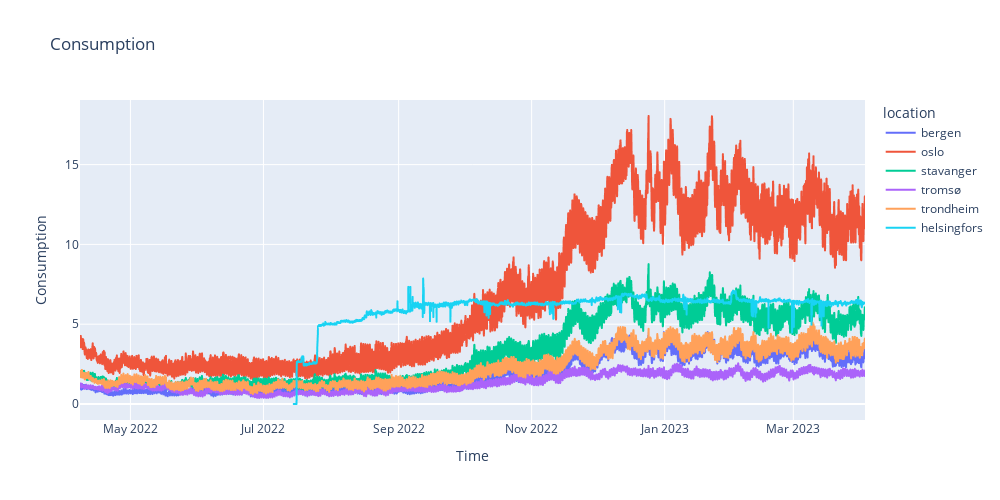

The cell this chart's notebook holds for it:
### Code cell
fig = px.line(df, x="time", y="consumption", color="location", labels={"consumption": "Consumption", "time": "Time"},
              title="Consumption", width=1000, height=500)

fig.show()

### Figure 1 — Plotly figure (JSON) as saved in the notebook; plotly's stock layout.template omitted (floating-point values rounded to 4 significant figures; data arrays with more than 128 entries replaced by an {"elided": "..."} marker saying what was removed)
{"data": [{"hovertemplate": "location=bergen<br>Time=%{x}<br>Consumption=%{y}<extra></extra>", "legendgroup": "bergen", "line": {"color": "#636efa", "dash": "solid"}, "marker": {"symbol": "circle"}, "mode": "lines", "name": "bergen", "showlegend": true, "type": "scattergl", "x": {"elided": "8641 str values"}, "xaxis": "x", "y": {"elided": "8641 float values"}, "yaxis": "y"}, {"hovertemplate": "location=oslo<br>Time=%{x}<br>Consumption=%{y}<extra></extra>", "legendgroup": "oslo", "line": {"color": "#EF553B", "dash": "solid"}, "marker": {"symbol": "circle"}, "mode": "lines", "name": "oslo", "showlegend": true, "type": "scattergl", "x": {"elided": "8641 str values"}, "xaxis": "x", "y": {"elided": "8641 float values"}, "yaxis": "y"}, {"hovertemplate": "location=stavanger<br>Time=%{x}<br>Consumption=%{y}<extra></extra>", "legendgroup": "stavanger", "line": {"color": "#00cc96", "dash": "solid"}, "marker": {"symbol": "circle"}, "mode": "lines", "name": "stavanger", "showlegend": true, "type": "scattergl", "x": {"elided": "8641 str values"}, "xaxis": "x", "y": {"elided": "8641 float values"}, "yaxis": "y"}, {"hovertemplate": "location=tromsø<br>Time=%{x}<br>Consumption=%{y}<extra></extra>", "legendgroup": "tromsø", "line": {"color": "#ab63fa", "dash": "solid"}, "marker": {"symbol": "circle"}, "mode": "lines", "name": "tromsø", "showlegend": true, "type": "scattergl", "x": {"elided": "8641 str values"}, "xaxis": "x", "y": {"elided": "8641 float values"}, "yaxis": "y"}, {"hovertemplate": "location=trondheim<br>Time=%{x}<br>Consumption=%{y}<extra></extra>", "legendgroup": "trondheim", "line": {"color": "#FFA15A", "dash": "solid"}, "marker": {"symbol": "circle"}, "mode": "lines", "name": "trondheim", "showlegend": true, "type": "scattergl", "x": {"elided": "8641 str values"}, "xaxis": "x", "y": {"elided": "8641 float values"}, "yaxis": "y"}, {"hovertemplate": "location=helsingfors<br>Time=%{x}<br>Consumption=%{y}<extra></extra>", "legendgroup": "helsingfors", "line": {"color": "#19d3f3", "dash": "solid"}, "marker": {"symbol": "circle"}, "mode": "lines", "name": "helsingfors", "showlegend": true, "type": "scattergl", "x": {"elided": "6289 str values"}, "xaxis": "x", "y": {"elided": "6289 float values"}, "yaxis": "y"}], "layout": {"height": 500, "legend": {"title": {"text": "location"}, "tracegroupgap": 0}, "title": {"text": "Consumption"}, "width": 1000, "xaxis": {"anchor": "y", "domain": [0, 1], "title": {"text": "Time"}}, "yaxis": {"anchor": "x", "domain": [0, 1], "title": {"text": "Consumption"}}}}
